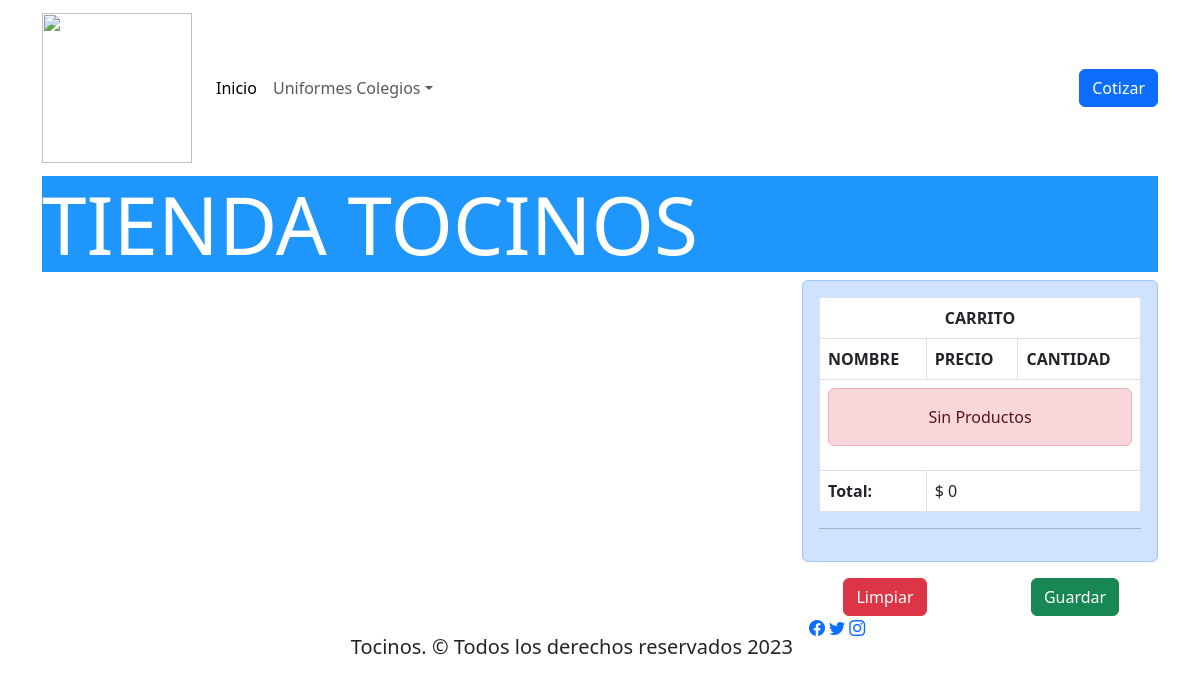
The app's page /tienda/, older data.
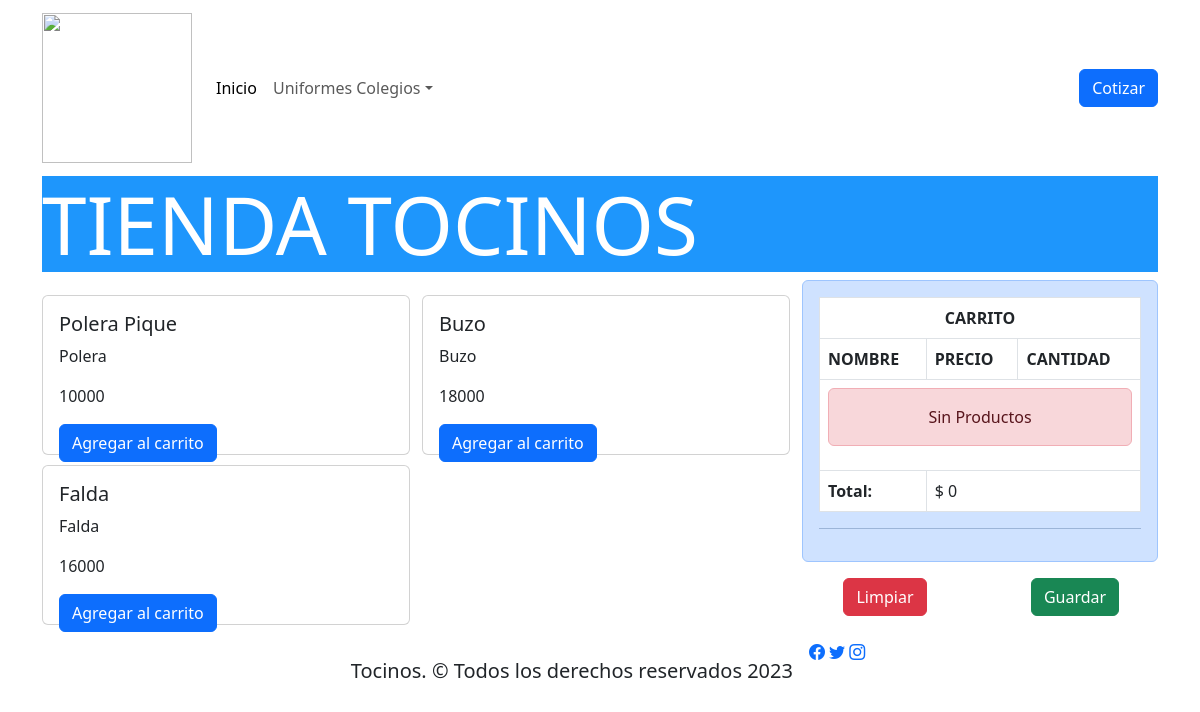
The same page, newer data.
### CarritoApp/models.py (models this page shows, shortened)
class Producto(models.Model):
    nombre = models.CharField(max_length=64)
    categoria = models.CharField(max_length=32)
    precio = models.IntegerField()

### CarritoApp/views.py (the view)
# urls.py: path('tienda/', tienda, name="Tienda"),
def tienda(request):
    productos = Producto.objects.all()
    return render(request, "tienda.html", {'productos':productos})

### CarritoApp/context_processor.py (called while the page is built)
def total_carrito(request):
    total = 0
    if request.user.is_authenticated:
        if "carrito" in request.session.keys():
            for key, value in request.session["carrito"].items():
                total += int(value["acumulado"])
    return {"total_carrito": total}

### CarritoApp/templates/tienda.html (shortened to what this page needs)
<!DOCTYPE html>
{% load static %}
<html lang="es">
<head>
    <link href="https://cdn.jsdelivr.net/npm/bootstrap@5.3.0-alpha1/dist/css/bootstrap.min.css" rel="stylesheet">
    <link rel="stylesheet" href="https://cdn.jsdelivr.net/npm/bootstrap-icons@1.10.4/font/bootstrap-icons.css">
    <link href="{% static 'css/estilos.css' %}" rel="stylesheet">
</head>
<body>
    <header data-bs-theme="light">
        <div class="navbar navbar-expand-lg navbar-light" id="menu">
          <div class="container">
            <a href="#" class="navbar-brand ">
              <strong><img src='{% static "img/Logos/tocinoslogo.png" %}' alt="" width="150" height="150"></strong>
            </a>
            <div class="collapse navbar-collapse" id="navbarHeader">
                <ul class="navbar-nav me-auto mb-2 mb-lg-0 ">
                    <li class="nav-item">
                       <a href= '' class="nav-link active">Inicio</a>
                    <li class="nav-item dropdown">
                        <a class="nav-link dropdown-toggle" data-bs-toggle="dropdown" href="#" role="button" aria-expanded="false">Uniformes Colegios</a>
                    </li>
                    <li class="nav-item">
                        <a href="#" class="nav-link"></a>
                    </li>
                </ul>
                   <a href='' class="btn btn-primary">Cotizar</a>
            </div>
          </div>
        </div>
      </header>
    <main>
    <div class="container">
        <div class="row">
            <div class="col-12 align-self-center"><h1 class="display-1">TIENDA TOCINOS</h1></div>
        </div>
        <div class="row">
            <div class="col-8">
                <div class="row" style="padding: 10px 0;">
                    <div class="col-12">
                        <div class="row">
                            {% for producto in productos %}
                            <div class="col-6">
                                <div class="card" style="height: 10rem; width: 23rem; margin: 5px 0px;">
                                    <div class="card-body">
                                        <h5 class="card-title">{{producto.nombre}}</h5>
                                        <p class="card-text">{{producto.categoria}}</p>
                                        <p class="card-text">{{producto.precio}}</p>
                                        <a href="{% url 'Add' producto.id %}" class="btn btn-primary">Agregar al carrito</a>
                                    </div>
                                </div>
                            </div>
                            {% endfor %}
                        </div>
                    </div>
                </div>
            </div>
            <div class="col-4">
                {% include "carrito.html" %}
            </div>
        </div>
    </div>
    <footer class="w-100 d-flex align-items justify-content-center flex-wrap">
        <p class="fs-5 px-3 pt-3">Tocinos. &copy; Todos los derechos reservados 2023</p>
        <div id="iconos">
          <a href="#"><i class="bi bi-facebook"></i></a>
          <a href="#"><i class="bi bi-twitter"></i></a>
          <a href="#"><i class="bi bi-instagram"></i></a>
        </div>
      </footer>
      </main>
</body>
</html>

### CarritoApp/templates/carrito.html
<div class="alert alert-primary" role="alert">
<table class="table table-bordered">
  <thead>
    <tr>
      <th scope="row" colspan="3" class="text-center">CARRITO</th>
    </tr>
    <tr>
      <th scope="col">NOMBRE</th>
      <th scope="col">PRECIO</th>
      <th scope="col">CANTIDAD</th>
    </tr>
  </thead>
  <tbody>
  {% if request.session.carrito.items %}
  {% for key, value in request.session.carrito.items %}
    <tr>
      <td>{{value.nombre}}</td>
      <td>{{value.precio}}</td>
      <td>{{value.acumulado}}
        <a href="{% url 'Add' value.producto_id %}" class="badge btn btn-dark badge-dark">+</a>
        <a href="{% url 'Sub' value.producto_id %}" class="badge btn btn-dark badge-dark">-</a>
      </td>
    </tr>
  {% endfor %}
  {% else %}
  <tr>
      <td colspan="3">
          <div class="alert alert-danger text-center"> Sin Productos </div>
      </td>
  </tr>
  {% endif %}
    <tr>
      <th scope="row">Total:</th>
      <td colspan="2">$ {{total_carrito}}</td>
    </tr>
  </tbody>
</table>
<hr>
</div>
<div class="row text-center">
    <div class="col-6"><a href="{% url 'CLS' %}" class="btn btn-danger">Limpiar</a></div>
    <div class="col-6"><a href="#" class="btn btn-success">Guardar</a></div>
</div>

### CarritoApp/static/css/estilos.css (style rules this page uses)
body { font-family: "segoe UI", 'consolas'; }
.container { flex-direction: row row-reverse column column-reverse; }
.display-1 { background: #1e96fc; color: white; }

Row changes from the older to the newer data that the page shows:
added Producto: nombre "Polera Pique", categoria "Polera", precio "10000"
added Producto: nombre "Buzo", categoria "Buzo", precio "18000"
added Producto: nombre "Falda", categoria "Falda", precio "16000"
